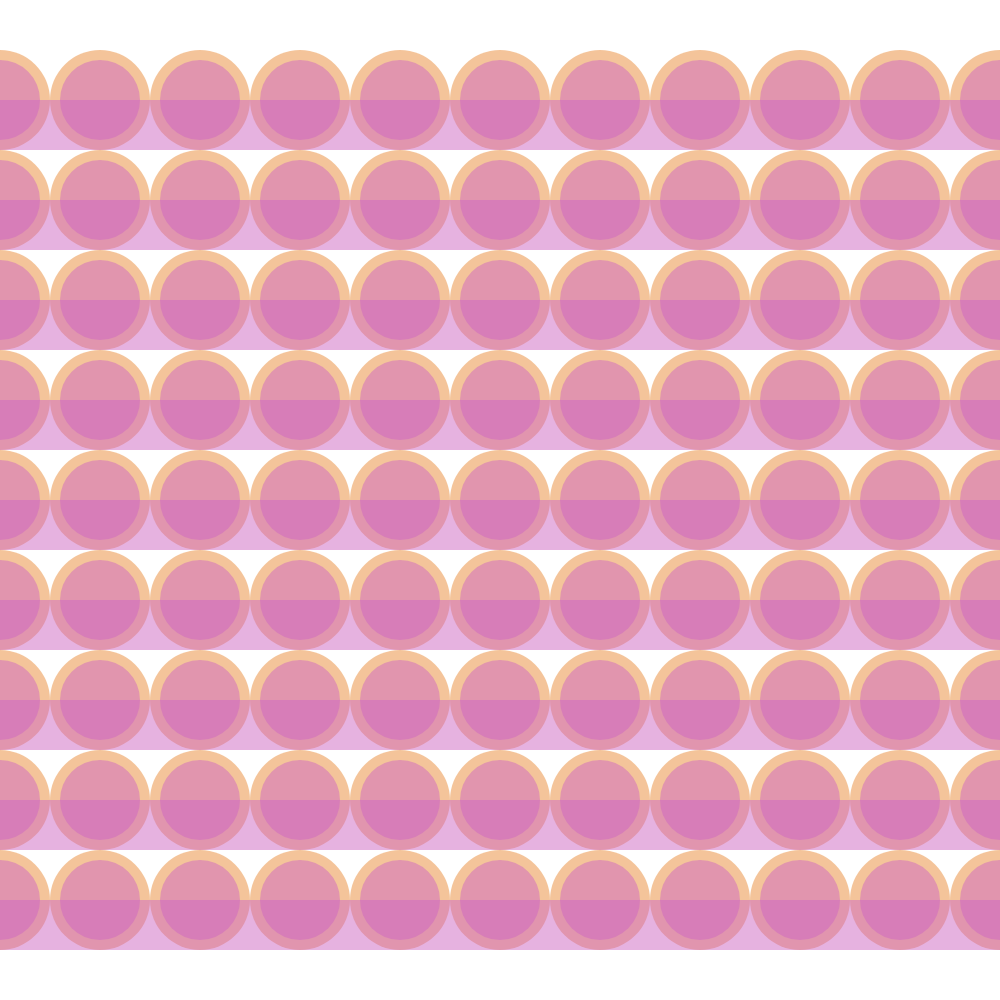
Frame 1 (no input)
Frame 60 (no input): identical to frame 1, image omitted
Frame 120 (the mouse pressed at the canvas centre since frame 60): identical to frame 1, image omitted

The p5.js sketch that drew this single still picture (run headless with seeded random() and noise() and a simulated clock; from frame 60 on, the mouse is pressed at the canvas centre):

// p5.js sketch
// ── sketch.js
function setup() {
  createCanvas(1000,1000);
  background(255);
  lines(100,100);
  lines(200,100);
  lines(300,100);
  lines(400,100);
  lines(500,100);
  lines(600,100);
  lines(700,100);
  lines(800,100);
  lines(900,100);
}

function draw() {
}

function lines(j,circle){
  
  for(var i = 0; i<=1000; i+=circle){
    noStroke();
  fill(232,136,52,127);
    ellipse(i,j,circle,circle);
    fill(204, 101, 192, 127);
    ellipse(i,j,80,80);
    }
    
    //stroke(0);
    fill(204, 101, 192, 127);
    rect(0,j,1000,50);
  
  
}
